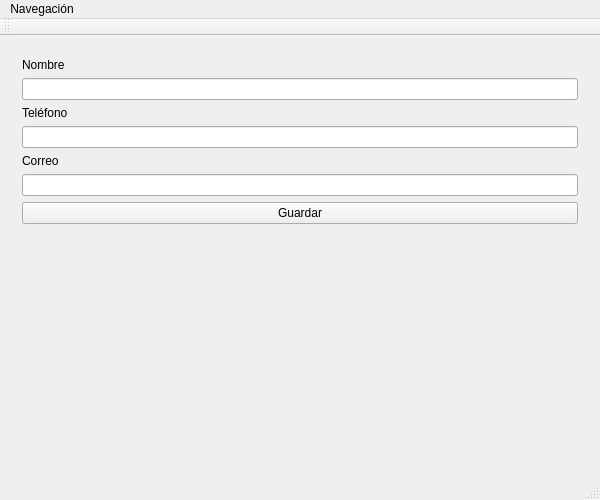
<?xml version="1.0" encoding="UTF-8"?>
<ui version="4.0">
 <class>Lab7Class</class>
 <widget class="QMainWindow" name="Lab7Class">
  <property name="geometry">
   <rect>
    <x>0</x>
    <y>0</y>
    <width>600</width>
    <height>500</height>
   </rect>
  </property>
  <property name="windowTitle">
   <string>Lab 7 - Contactos</string>
  </property>
  <widget class="QWidget" name="centralWidget">
   <layout class="QVBoxLayout" name="verticalLayoutCentral">
    <item>
     <widget class="QStackedWidget" name="stackedWidget">
      <property name="currentIndex">
       <number>0</number>
      </property>
      <widget class="QWidget" name="pageRegistrar">
       <layout class="QVBoxLayout" name="verticalLayoutRegistro">
        <item>
         <widget class="QLabel" name="lblNombre">
          <property name="text">
           <string>Nombre</string>
          </property>
         </widget>
        </item>
        <item>
         <widget class="QLineEdit" name="txtNombre"/>
        </item>
        <item>
         <widget class="QLabel" name="lblTelefono">
          <property name="text">
           <string>Teléfono</string>
          </property>
         </widget>
        </item>
        <item>
         <widget class="QLineEdit" name="txtTelefono"/>
        </item>
        <item>
         <widget class="QLabel" name="lblCorreo">
          <property name="text">
           <string>Correo</string>
          </property>
         </widget>
        </item>
        <item>
         <widget class="QLineEdit" name="txtCorreo"/>
        </item>
        <item>
         <widget class="QPushButton" name="btnGuardar">
          <property name="text">
           <string>Guardar</string>
          </property>
         </widget>
        </item>
        <item>
         <spacer name="spacerRegistro">
          <property name="orientation">
           <enum>Qt::Vertical</enum>
          </property>
          <property name="sizeHint" stdset="0">
           <size>
            <width>20</width>
            <height>40</height>
           </size>
          </property>
         </spacer>
        </item>
       </layout>
      </widget>
      <widget class="QWidget" name="pageHistorial">
       <layout class="QVBoxLayout" name="verticalLayoutHistorial">
        <item>
         <widget class="QTableWidget" name="tblContactos"/>
        </item>
        <item>
         <widget class="QLabel" name="lblEdicion">
          <property name="text">
           <string>Contactos guardados:</string>
          </property>
         </widget>
        </item>
        <item>
         <layout class="QFormLayout" name="formLayoutEdicion">
          <item row="0" column="0">
           <widget class="QLabel" name="lblEditNombre">
            <property name="text">
             <string>Nombre</string>
            </property>
           </widget>
          </item>
          <item row="0" column="1">
           <widget class="QLineEdit" name="txtEditNombre"/>
          </item>
          <item row="1" column="0">
           <widget class="QLabel" name="lblEditTelefono">
            <property name="text">
             <string>Teléfono</string>
            </property>
           </widget>
          </item>
          <item row="1" column="1">
           <widget class="QLineEdit" name="txtEditTelefono"/>
          </item>
          <item row="2" column="0">
           <widget class="QLabel" name="lblEditCorreo">
            <property name="text">
             <string>Correo</string>
            </property>
           </widget>
          </item>
          <item row="2" column="1">
           <widget class="QLineEdit" name="txtEditCorreo"/>
          </item>
         </layout>
        </item>
        <item>
         <layout class="QHBoxLayout" name="horizontalLayoutBotones">
          <item>
           <widget class="QPushButton" name="btnActualizar">
            <property name="text">
             <string>Guardar cambios</string>
            </property>
           </widget>
          </item>
          <item>
           <widget class="QPushButton" name="btnEliminar">
            <property name="text">
             <string>Eliminar seleccionado</string>
            </property>
           </widget>
          </item>
         </layout>
        </item>
       </layout>
      </widget>
     </widget>
    </item>
   </layout>
  </widget>
  <widget class="QMenuBar" name="menuBar">
   <property name="geometry">
    <rect>
     <x>0</x>
     <y>0</y>
     <width>600</width>
     <height>21</height>
    </rect>
   </property>
   <widget class="QMenu" name="menuNavegacion">
    <property name="title">
     <string>Navegación</string>
    </property>
    <addaction name="actionRegistrar"/>
    <addaction name="actionHistorial"/>
    <addaction name="actionEditar"/>
    <addaction name="actionEliminar"/>
   </widget>
   <addaction name="menuNavegacion"/>
  </widget>
  <widget class="QToolBar" name="mainToolBar">
   <attribute name="toolBarArea">
    <enum>TopToolBarArea</enum>
   </attribute>
   <attribute name="toolBarBreak">
    <bool>false</bool>
   </attribute>
  </widget>
  <widget class="QStatusBar" name="statusBar"/>
  <action name="actionRegistrar">
   <property name="text">
    <string>Registrar</string>
   </property>
  </action>
  <action name="actionHistorial">
   <property name="text">
    <string>Historial</string>
   </property>
  </action>
  <action name="actionEditar">
   <property name="text">
    <string>Editar</string>
   </property>
  </action>
  <action name="actionEliminar">
   <property name="text">
    <string>Eliminar</string>
   </property>
  </action>
 </widget>
 <layoutdefault spacing="6" margin="11"/>
 <resources>
  <include location="Lab7.qrc"/>
 </resources>
 <connections/>
</ui>
